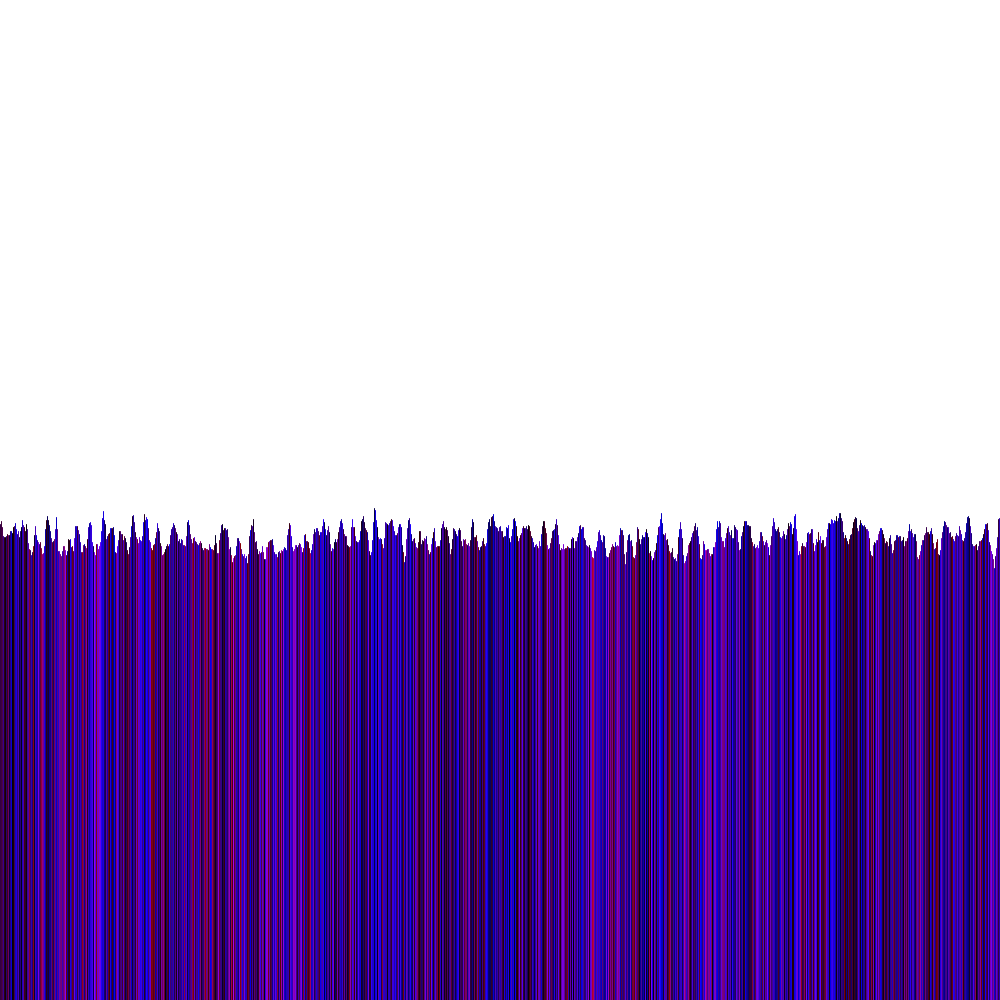
Frame 1 (no input)
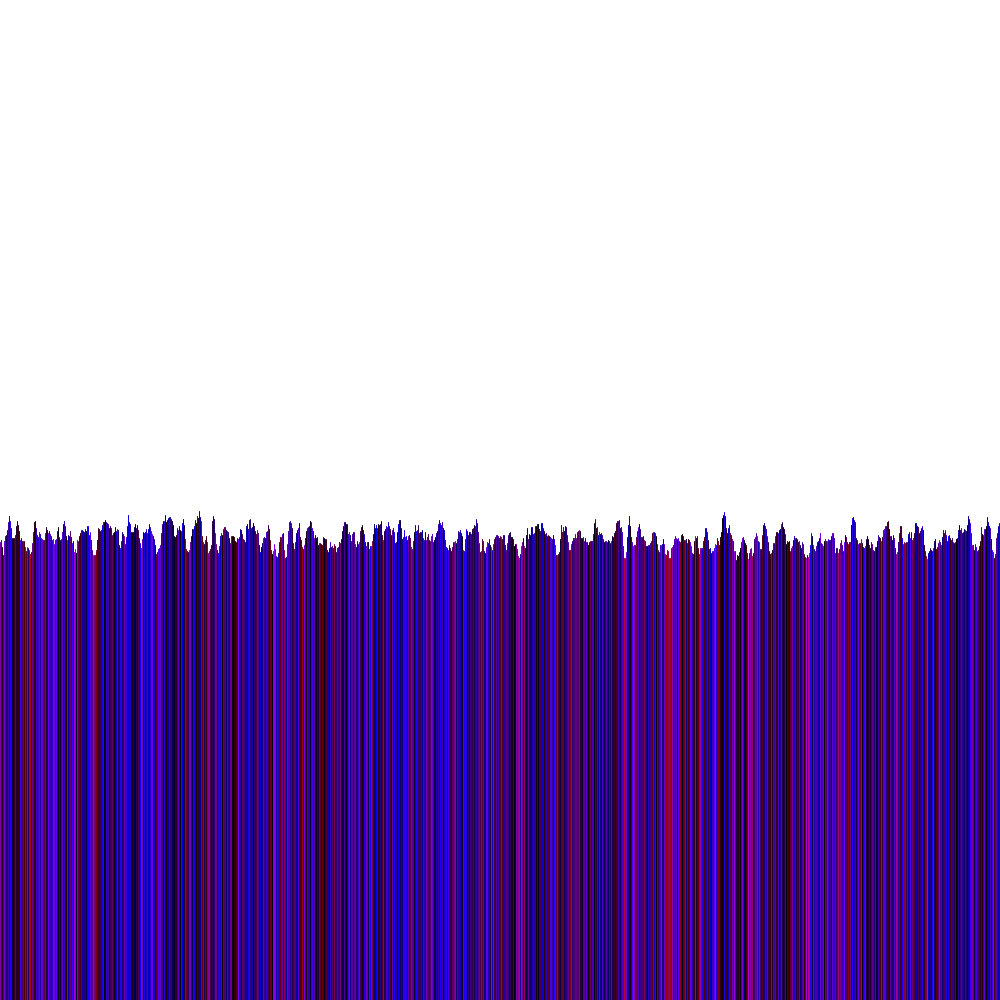
Frame 60 (the mouse pressed at the canvas centre just before this capture)
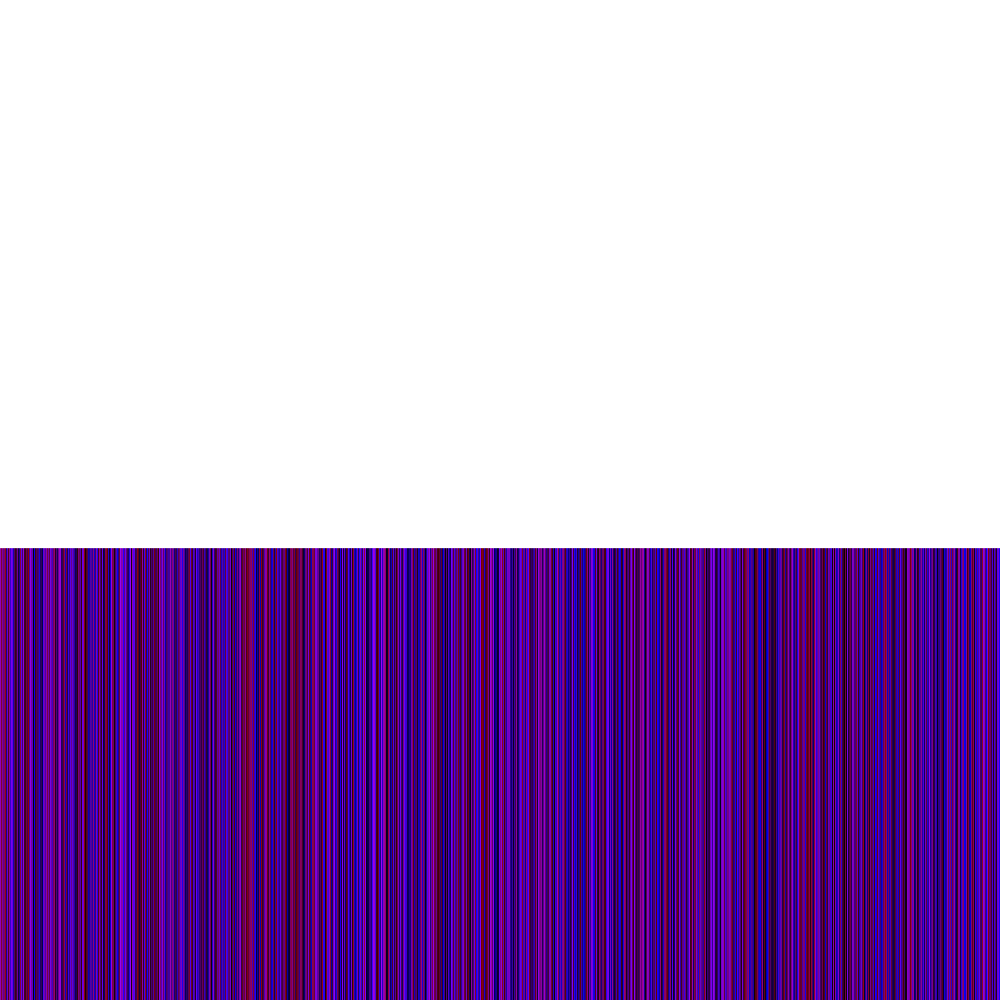
Frame 120 (the mouse held since frame 60 and released just before this capture)

The Processing sketch that drew these frames (run headless with seeded random() and noise(); from frame 60 on, the mouse is pressed at the canvas centre):

// Processing sketch: Thing__maybe_final_
// ── Thing__maybe_final_.pde
//By Rob 'Gorrilla Ribs' Miller
//Prog's dank as swain's raven

//x any y variables
float ex = 0;
float why = 0;

void setup(){
 //make canvas
  size(1000, 1000);
}

void draw() {
  //finds angle of mouse in relation to the centre, 
  //and outputs the tangent
  float tan = atan2(mouseY-height/2, mouseX-width/2);
  //'scales' the noise by changing the perlin interval
  float noiseScale=tan/10;
  background(255);
  //show the tangent at a given position if mouse is pressed
  if(mousePressed) {
  println(tan);
  }
  //visualize perlin noise at line
  ex = ex + 5;
  for (int x=0; x < width; x++) {
    //creating random #s based on perlin interval
    float noiseVal = noise((500+x)*noiseScale, ex*noiseScale);
    //colour of the noise up to the line
    stroke(noiseVal*random(255), random(0), random(255));
    //the line the noise visualizes at
    line(x, 500+noiseVal*80, x, height);
  }
  
}
